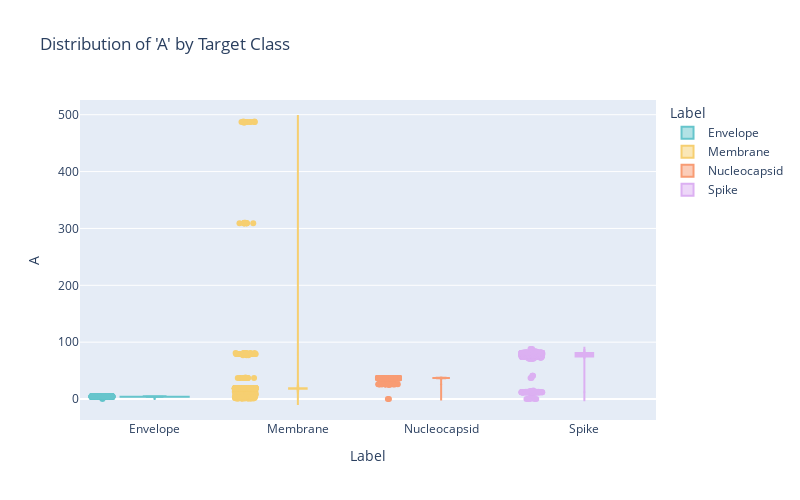

Notebook source saved alongside this figure:
### Markdown cell above
### 5. Violin Plot: Frequency of Letter 'A' by Target Class

### Code cell
fig = px.violin(
    df,
    x='Label',
    y='A',
    color='Label',
    box=True,            # Show box plot inside violin
    points='all',        # Show all points
    color_discrete_sequence=px.colors.qualitative.Pastel,  # similar to seaborn 'muted'
    title="Distribution of 'A' by Target Class"
)

fig.update_layout(
    yaxis_title="A",
    xaxis_title="Label",
    width=800,
    height=500
)

fig.show()

### Figure 1 — Plotly figure (JSON) as saved in the notebook; plotly's stock layout.template omitted (floating-point values rounded to 4 significant figures; data arrays with more than 128 entries replaced by an {"elided": "..."} marker saying what was removed)
{"data": [{"alignmentgroup": "True", "box": {"visible": true}, "hovertemplate": "Label=%{x}<br>A=%{y}<extra></extra>", "legendgroup": "Envelope", "marker": {"color": "rgb(102, 197, 204)"}, "name": "Envelope", "offsetgroup": "Envelope", "orientation": "v", "points": "all", "scalegroup": "True", "showlegend": true, "type": "violin", "x": {"elided": "680 str values"}, "x0": " ", "xaxis": "x", "y": {"elided": "680 int values"}, "y0": " ", "yaxis": "y"}, {"alignmentgroup": "True", "box": {"visible": true}, "hovertemplate": "Label=%{x}<br>A=%{y}<extra></extra>", "legendgroup": "Membrane", "marker": {"color": "rgb(246, 207, 113)"}, "name": "Membrane", "offsetgroup": "Membrane", "orientation": "v", "points": "all", "scalegroup": "True", "showlegend": true, "type": "violin", "x": {"elided": "1022 str values"}, "x0": " ", "xaxis": "x", "y": {"elided": "1022 int values"}, "y0": " ", "yaxis": "y"}, {"alignmentgroup": "True", "box": {"visible": true}, "hovertemplate": "Label=%{x}<br>A=%{y}<extra></extra>", "legendgroup": "Nucleocapsid", "marker": {"color": "rgb(248, 156, 116)"}, "name": "Nucleocapsid", "offsetgroup": "Nucleocapsid", "orientation": "v", "points": "all", "scalegroup": "True", "showlegend": true, "type": "violin", "x": {"elided": "1300 str values"}, "x0": " ", "xaxis": "x", "y": {"elided": "1300 int values"}, "y0": " ", "yaxis": "y"}, {"alignmentgroup": "True", "box": {"visible": true}, "hovertemplate": "Label=%{x}<br>A=%{y}<extra></extra>", "legendgroup": "Spike", "marker": {"color": "rgb(220, 176, 242)"}, "name": "Spike", "offsetgroup": "Spike", "orientation": "v", "points": "all", "scalegroup": "True", "showlegend": true, "type": "violin", "x": {"elided": "1018 str values"}, "x0": " ", "xaxis": "x", "y": {"elided": "1018 int values"}, "y0": " ", "yaxis": "y"}], "layout": {"height": 500, "legend": {"title": {"text": "Label"}, "tracegroupgap": 0}, "title": {"text": "Distribution of 'A' by Target Class"}, "violinmode": "overlay", "width": 800, "xaxis": {"anchor": "y", "categoryarray": ["Envelope", "Membrane", "Nucleocapsid", "Spike"], "categoryorder": "array", "domain": [0, 1], "title": {"text": "Label"}}, "yaxis": {"anchor": "x", "domain": [0, 1], "title": {"text": "A"}}}}
